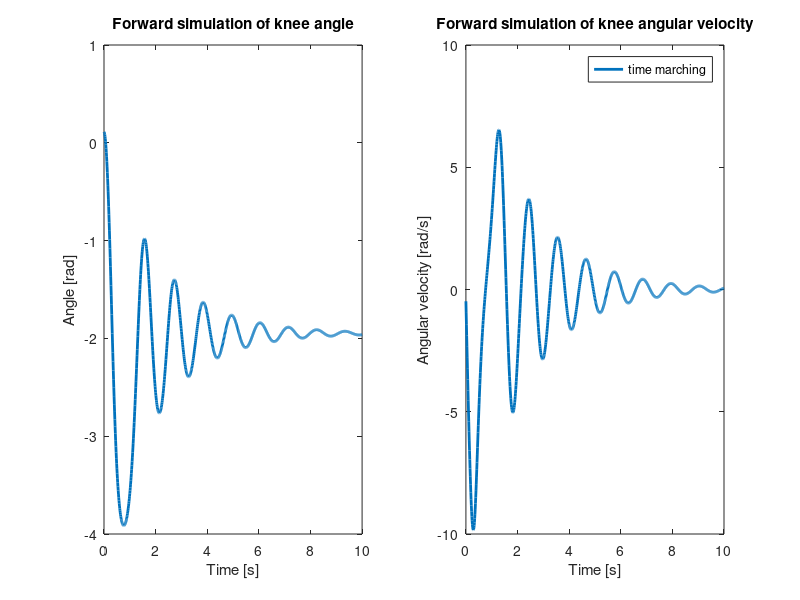

MATLAB code to generate this figure: (Note: this script raises an error after producing the figure.)
%% Part 2 : Discretization - Backward Euler %%
clear all
close all
clc

% Input
data  = load('DataPendulum.mat');
q_exp = data.data(:,2)*pi/180;
t_exp = data.data(:,1);

m  = 2.3351;
lc = 0.2367;
gv = 9.81; 
RG = lc*0.416;          % Radius of gyration (Winter 2009)
I  = m*RG*RG + m*lc*lc;

% Torques
Tb = 2;
B  = 0.2;              % B will be used to calculate Td(damping) Td=-B*qdot

%% Part 2A : Time marching (for loop)

% Initial state
q0     = q_exp(1);
qdot0  = 0;
q_init = [q0 qdot0];
    
% Time info
dt       = 0.01;                  % time step for backward euler
t_end    = 10;                      % final simulation time
t_vect   = 0:dt:t_end;              % vector with all the time steps
qt_store = nan(length(t_vect),2);   % pre-allocate matrix with predicted states (computation speed)

for i=1:length(t_vect)
    
    if i==1 % use initial state 
        q     = q0;
        qdot  = qdot0;
    else    
        q     = qi;    
        qdot  = qdoti;  
    end
    
    T         = Tb + B*qdot;
    qddot     = (-m*gv*lc*cos(q) - T)./I  ;
    
    qi        = qdot*dt+q;
    qdoti     = qddot*dt +qdot;
    
    % store the predicted state
    qt_store(i,1) = qi;
    qt_store(i,2) = qdoti;
    
end

% plot the predicted angle and angular velocity
figure();
lw = 2;     % linewidth
subplot(1,2,1);
plot(t_vect,qt_store(:,1),'LineWidth',lw);xlabel('Time [s]'); ylabel('Angle [rad]');
hold on 
title('Forward simulation of knee angle')
subplot(1,2,2);
plot(t_vect,qt_store(:,2),'LineWidth',lw); xlabel('Time [s]'); ylabel('Angular velocity [rad/s]');
hold on 
legend({'time marching'})
title('Forward simulation of knee angular velocity')

%% Part 2B: Implicit (fsolve)
% Initial state
q0     = q_exp(1);
qdot0  = 0;
q_init = [q0 qdot0];

% parameters
params.m  = m;
params.lc = lc;
params.g  = 9.81;
params.I  = I;
params.Tb = Tb;
params.B  = B;

% time vector
dt       = 0.01;                  % time step for backward euler
t_end    = 10;                      % final simulation time
t_vect   = 0:dt:t_end;  

% pre-allocate states
x0 = zeros(length(t_vect),2);

% solve set of equations using fsolve matlab
F_handle = @(x)mycon_fsolve(x,dt,q_init,params);
x = fsolve(F_handle,x0);
q = x(:,1);
qdot = x(:,2);

subplot(1,2,1);
plot(t_vect,q,'--r','LineWidth',lw)

subplot(1,2,2);
plot(t_vect,qdot,'--r','LineWidth',lw)
legend({'time marching','fsolve'})

%% part 2C: Ode 

% Initial state
q0    = q_exp(1);
qdot0 = 0;
q_init = [q0 qdot0]';

% Time info
t_span   = [0 t_end];    % time interval for ode

params.m  = m;
params.g  = gv;
params.lc = lc;
params.I  = I; 
params.Tb = Tb;
params.B  = B;
 
% some options for the ode soler
options = odeset('InitialStep',0.0001,'MaxStep',0.01);

% Ode
[tM,qM] = ode23(@StateDerivative, t_span, q_init,options, params);

% add this to the figure
subplot(1,2,1);
plot(t_vect,q,'g','LineWidth',lw/4)

subplot(1,2,2);
plot(t_vect,qdot,'g','LineWidth',lw/4)
legend({'time marching','fsolve','ode23'})
